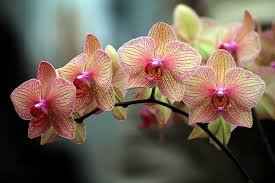
#> input picture proyek-indonesia-emas/dataset/anggrek/014e006ccb.jpg, 275 x 183 px; its folder holds only this picture in this run
$ jupyter execute --allow-errors percobaan3.ipynb   (older library calls are emulated)
#> lines starting #> are read from the running program, lines starting #| are printed output that depends on the picture
## Import Library

[cell 1]
import os
import cv2 as cv
import matplotlib.pyplot as plt
import numpy as np
import pandas as pd
from sklearn.model_selection import train_test_split
from sklearn.metrics import accuracy_score, classification_report
from skimage.feature import graycomatrix, graycoprops
from scipy.stats import entropy
from sklearn.ensemble import RandomForestClassifier
from sklearn.svm import SVC
from sklearn.neighbors import KNeighborsClassifier
from sklearn.metrics import accuracy_score, precision_score, recall_score, f1_score, confusion_matrix, classification_report
from sklearn.metrics import (confusion_matrix, ConfusionMatrixDisplay)
import seaborn as sns

Kode di atas adalah import library yang dibutuhkan.
`os` digunakan untuk navigasi folder dan membaca file.
`cv2` (OpenCV) digunakan untuk membaca dan memproses citra.
`matplotlib.pyplot` digunakan untuk visualisasi gambar dan grafik.
`numpy` digunakan untuk memanipulasi array dan data numerik.
`pandas` digunakan untuk memanipulasi data dalam bentuk tabel.
`train_test_split` dan `cross_val_predict` digunakan untuk membagi data dan validasi silang.
`accuracy_score`, `precision_score`, `recall_score`, `f1_score`, `classification_report`, `confusion_matrix` dan `ConfusionMatrixDisplay` adalah matriks evaluasi model.
`graycomatrix`dan `graycoprops` digunakan untuk ekstraksi fitur tekstur menggunakan GLCM.
`entropy` digunakan untuk menghitung entropi fitur tekstur.
`RandomForestClassifier`, `SVC`dan `KNeighborsClassifier` digunakan sebagai algoritma klasifikasi yang digunakan dalam proyek.
`seaborn` digunakan untuk visualisasi heatmap dan grafik lainnya.

## Data Loading

[cell 2]
data = []
labels = []
file_name = []

IMG_SIZE = (128, 128)

for sub_folder in os.listdir("dataset"):
    sub_folder_files = os.listdir(os.path.join("dataset", sub_folder))
    for i, filename in enumerate(sub_folder_files):
        img_path = os.path.join("dataset", sub_folder, filename)
        img = cv.imread(img_path)
#> img is the input picture: shape (183, 275, 3); mean B, G, R 85.8, 98.9, 115

        if img is None:
            continue

        data.append(img)
        labels.append(sub_folder)
        file_name.append(f"{sub_folder}_{i+1}.jpg")

print(f"Total data: {len(data)}")
#| Total data: 2
print(f"Kelas: {sorted(set(labels))}")

[cell 3]
TARGET_SIZE = (128, 128)

def resize_grayscale(image, target_size=TARGET_SIZE):
    resized = cv.resize(image, target_size)

    if len(resized.shape) == 3:
        gray = cv.cvtColor(resized, cv.COLOR_BGR2GRAY)
    else:
        gray = resized

    return gray.astype(np.uint8)

def gaussian_blur(img, kernel_size=(3, 3), sigma=1):
    return cv.GaussianBlur(img, kernel_size, sigma)

def sharpening(img, alpha=1.5):
    blurred   = cv.GaussianBlur(img, (3, 3), 1)
    sharpened = cv.addWeighted(img, 1 + alpha, blurred, -alpha, 0)
    return np.clip(sharpened, 0, 255).astype(np.uint8)

### Fungsi Resize Gambar

Fungsi `resize_grayscale` mengubah ukuran gambar menjadi 128×128 piksel dan mengonversinya ke skala abu-abu jika masih berwarna, mengembalikan array `uint8`. Fungsi `gaussian_blur` menerapkan filter Gaussian blur dengan ukuran kernel `(3,3)` dan sigma `1` untuk menghaluskan gambar dan mengurangi noise. Fungsi `sharpening` melakukan penajaman gambar menggunakan teknik unsharp masking: pertama membuat versi blur dari gambar, lalu menggabungkan gambar asli dengan gambar blur menggunakan `cv.addWeighted` dengan parameter `alpha=1.5` untuk meningkatkan ketajaman tepi, dan terakhir meng-clip nilai piksel agar tetap dalam rentang 0-255. Ketiga fungsi ini biasanya digunakan secara berurutan dalam pipeline preprocessing untuk meningkatkan kualitas gambar sebelum ekstraksi fitur, misalnya dengan melakukan resize, lalu blur atau sharpening tergantung kebutuhan analisis tekstur.

[cell 4]
# FUNGSI BARU: Background Removal
def remove_background(image_bgr):
    h, w = image_bgr.shape[:2]
    mask      = np.zeros((h, w), np.uint8)
    bgd_model = np.zeros((1, 65), np.float64)
    fgd_model = np.zeros((1, 65), np.float64)

    margin = int(min(h, w) * 0.05)
    rect   = (margin, margin, w - 2 * margin, h - 2 * margin)

    cv.grabCut(image_bgr, mask, rect, bgd_model, fgd_model, 5, cv.GC_INIT_WITH_RECT)

    fg_mask = np.where((mask == cv.GC_FGD) | (mask == cv.GC_PR_FGD), 1, 0).astype(np.uint8)

    kernel  = cv.getStructuringElement(cv.MORPH_ELLIPSE, (5, 5))
    fg_mask = cv.morphologyEx(fg_mask, cv.MORPH_CLOSE, kernel, iterations=2)
    fg_mask = cv.morphologyEx(fg_mask, cv.MORPH_OPEN,  kernel, iterations=1)

    result = image_bgr.copy()
    result[fg_mask == 0] = [255, 255, 255]
    return result

# FUNGSI BARU: Sobel Edge Detection
def sobel_edge(gray_img):
    sobel_x   = cv.Sobel(gray_img, cv.CV_64F, 1, 0, ksize=3)
    sobel_y   = cv.Sobel(gray_img, cv.CV_64F, 0, 1, ksize=3)
    magnitude = np.sqrt(sobel_x**2 + sobel_y**2)
    magnitude = np.clip(magnitude, 0, 255).astype(np.uint8)
    return magnitude

Kode ini menambahkan dua fungsi baru untuk peningkatan kualitas gambar sebelum ekstraksi fitur. Fungsi `remove_background` menggunakan algoritma GrabCut dari OpenCV untuk memisahkan objek utama dari latar belakang. Fungsi ini membuat mask awal, menentukan area perkiraan objek dengan `rect` (margin 5% dari tepi gambar), lalu menjalankan iterasi GrabCut sebanyak 5 kali untuk mengklasifikasikan piksel sebagai foreground atau background. Setelah itu, kode menerapkan operasi morfologi (closing diikuti opening) untuk menghaluskan mask dan menutup lubang kecil, kemudian mengatur semua piksel background menjadi putih (255) sementara objek utama dipertahankan. Fungsi `sobel_edge` mendeteksi tepi menggunakan operator Sobel dengan menghitung gradien horizontal (`sobel_x`) dan vertikal (`sobel_y`) dari gambar grayscale, lalu menggabungkannya menjadi magnitude gradien menggunakan akar kuadrat dari jumlah kuadrat kedua gradien, dan meng-clip hasilnya ke rentang 0-255. Kedua fungsi ini berguna untuk menyoroti fitur tekstur dan bentuk objek dengan menghilangkan gangguan latar belakang serta menonjolkan tepi-tepi penting sebelum ekstraksi fitur GLCM.

[cell 5]
def prepro(image):
    img = remove_background(image)   # ← tambah di awal
#> in remove_background, `result[fg_mask == 0] = [255, 255, 255]`:
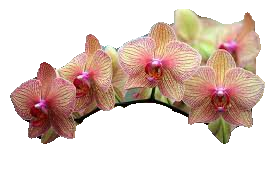
#> result: shape (183, 275, 3); mean B, G, R 197.4, 205.6, 224.5
    img = resize_grayscale(img)
#> in resize_grayscale, `resized = cv.resize(image, target_size)`:
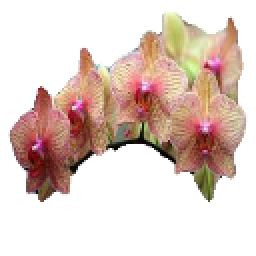
#> resized: shape (128, 128, 3) (shown 2 times larger); mean B, G, R 197.4, 205.5, 224.4
    img = gaussian_blur(img)
#> in gaussian_blur, `return cv.GaussianBlur(img, kernel_size, sigma)`:
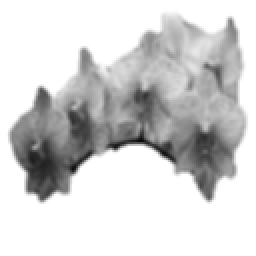
#> returned value: shape (128, 128) (shown 2 times larger); min 8, max 255, mean 210.2
    img = sharpening(img)
    img = sobel_edge(img)            # ← tambah di akhir
#> in sobel_edge, `sobel_x   = cv.Sobel(gray_img, cv.CV_64F, 1, 0, ksize=3)`:
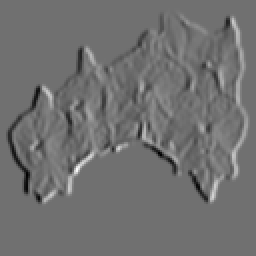
#> sobel_x: shape (128, 128) float64 (shown 2 times larger); min -681, max 857, mean 0; drawn with min black and max white
#> in sobel_edge, `sobel_y   = cv.Sobel(gray_img, cv.CV_64F, 0, 1, ksize=3)`:
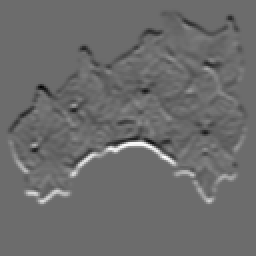
#> sobel_y: shape (128, 128) float64 (shown 2 times larger); min -643, max 875, mean 0; drawn with min black and max white
#> in sobel_edge, `magnitude = np.sqrt(sobel_x**2 + sobel_y**2)`:
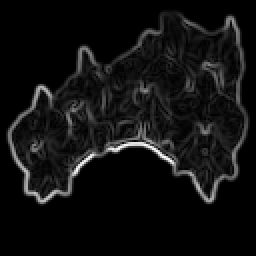
#> magnitude: shape (128, 128) float64 (shown 2 times larger); min 0, max 939.1, mean 60.6; drawn with min black and max white
#> in sobel_edge, `magnitude = np.clip(magnitude, 0, 255).astype(np.uint8)`:
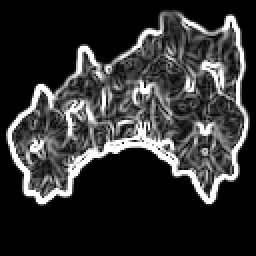
#> magnitude: shape (128, 128) (shown 2 times larger); min 0, max 255, mean 49.9
    return img

Fungsi `prepro` merupakan pipeline pra-pemrosesan lengkap untuk gambar, dengan urutan langkah-langkah sebagai berikut: pertama, menghilangkan latar belakang menggunakan `remove_background` untuk mengisolasi objek utama; kedua, mengubah ukuran gambar menjadi 128×128 piksel dan mengonversinya ke skala abu-abu dengan `resize_grayscale`; ketiga, menerapkan Gaussian blur menggunakan `gaussian_blur` untuk mengurangi noise; keempat, melakukan penajaman gambar dengan `sharpening` untuk memperjelas tepi dan detail tekstur; dan kelima, mendeteksi tepi menggunakan `sobel_edge` untuk mengekstraksi informasi gradien yang menonjolkan struktur objek. Hasil akhir dari pipeline ini adalah gambar grayscale berukuran 128×128 yang telah dibersihkan dari latar belakang, dihaluskan, ditajamkan, dan diubah menjadi peta tepi (edge map) yang siap untuk ekstraksi fitur tekstur GLCM. Pipeline ini dirancang untuk meningkatkan kualitas fitur yang diekstraksi dengan memfokuskan analisis hanya pada area objek dan menekankan kontur serta tekstur permukaannya.

Fungsi `percobaan3` memanggil pipeline `prepro` yang telah diperbarui, lalu semua gambar diproses melalui list comprehension menjadi `dataPreprocessed`. Untuk setiap label unik, kode mengambil indeks gambar-gambar yang memiliki label tersebut, lalu membuat grid subplot berukuran 10×10 (total 100 slot) untuk menampilkan hingga 100 contoh gambar dari kelas tersebut. Perbedaan dengan visualisasi sebelumnya adalah jumlah slot ditambah dari 70 menjadi 100 (10×10) karena mungkin dataset lebih besar atau ingin menampilkan lebih banyak sampel. Gambar hasil pra-pemrosesan (yang sudah berupa edge map dari Sobel) ditampilkan dalam skala abu-abu, sumbu koordinat dimatikan, dan slot kosong dinonaktifkan. Hasilnya adalah serangkaian plot per kelas yang memperlihatkan bagaimana gambar terlihat setelah melalui seluruh pipeline preprocessing—dengan latar belakang dihilangkan, tepi-tepi objek sangat menonjol, dan tekstur permukaan tergambar jelas melalui deteksi tepi Sobel.

[cell 6]
def percobaan3(img):
    hasil = prepro(img)
#> in remove_background (call 2), `h, w = image_bgr.shape[:2]`: h = 666; w = 1000
#> in remove_background (call 2), `margin = int(min(h, w) * 0.05)`: margin = 33
#> in remove_background (call 2), `rect   = (margin, margin, w - 2 * margin, h - 2 * margin)`: rect = (33, 33, 934, 600)
#> in remove_background (call 2), `result[fg_mask == 0] = [255, 255, 255]`:
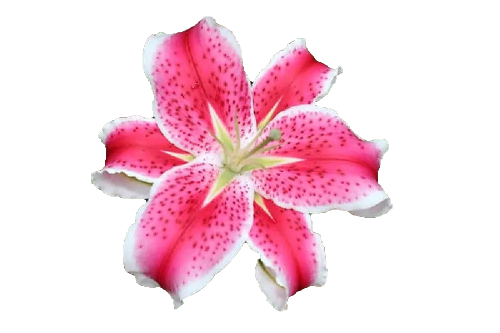
#> result: shape (666, 1000, 3) (shown at 1/2 size); mean B, G, R 224.2, 213.1, 247.3
#> call 2 of resize_grayscale, with target_size = (128, 128)
#> in resize_grayscale (call 2), `resized = cv.resize(image, target_size)`:
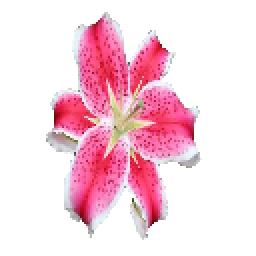
#> resized: shape (128, 128, 3) (shown 2 times larger); mean B, G, R 224.1, 213, 247.2
#> call 2 of gaussian_blur, with kernel_size = (3, 3), sigma = 1
#> in gaussian_blur (call 2), `return cv.GaussianBlur(img, kernel_size, sigma)`:
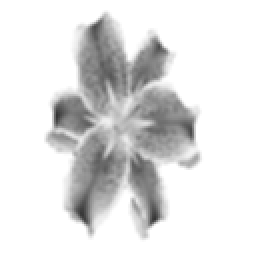
#> returned value: shape (128, 128) (shown 2 times larger); min 52, max 255, mean 224.5
#> (the rest of the program and of its run is left out)
